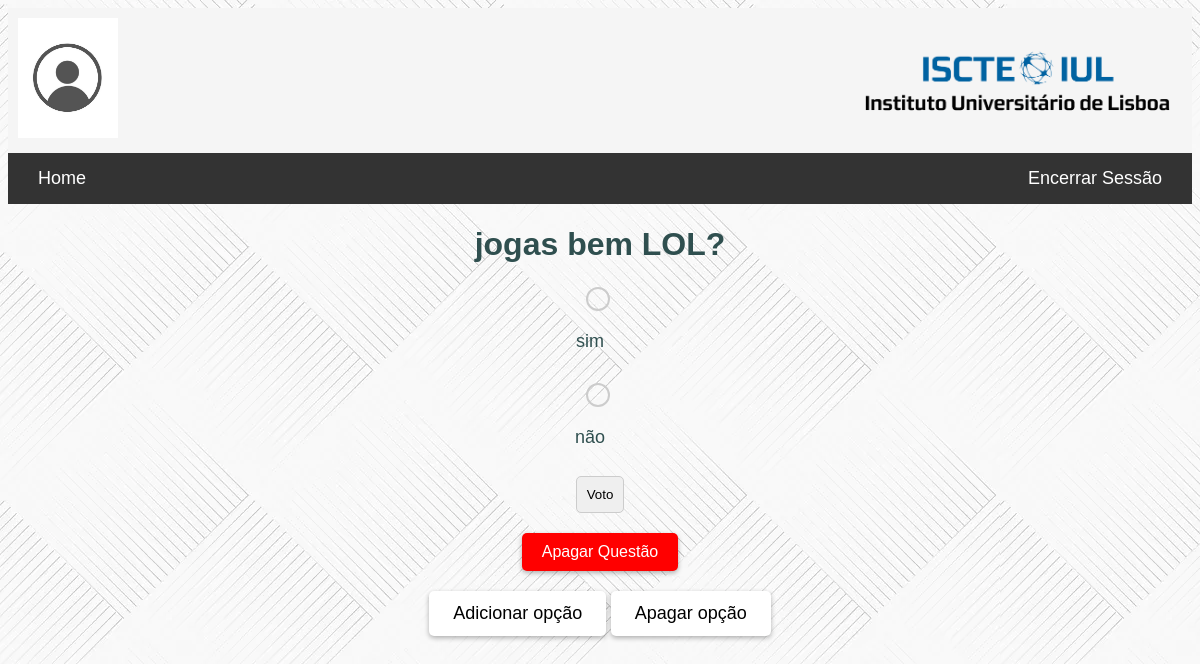
The page /votacao/15 on the database its author committed.
### votacao/models.py (models this page shows, shortened)
class Questao(models.Model):
    questao_texto = models.CharField(max_length=200)
    pub_data = models.DateTimeField('data da publicacao')

class Opcao(models.Model):
    questao = models.ForeignKey(Questao, on_delete=models.CASCADE)
    opcao_texto = models.CharField(max_length=200)
    votos = models.IntegerField(default=0)

### votacao/views.py (the view)
# urls.py: path('<int:questao_id>', views.detalhe, name="detalhe"),
def detalhe(request, questao_id):
    questao = get_object_or_404(Questao, pk=questao_id)
    return render(request, 'votacao/detalhe.html', {'questao': questao})

### votacao/templates/votacao/detalhe.html (shortened to what this page needs)
<!DOCTYPE html>
<html lang="en">
{% extends "votacao/home.html" %}
{% block content %}
<body>
<h1>{{ questao.questao_texto }}</h1>
<form action="{% url 'votacao:voto' questao.id %}"
method="post">
    {% for opcao in questao.opcao_set.all %}
    <input type="radio" name="opcao"
    id="opcao{{ forloop.counter }}"
    value="{{ opcao.id }}" />
    <label for="opcao{{ forloop.counter }}">
    {{ opcao.opcao_texto }}
    </label>
    <br />
    {% endfor %}
    <input type="submit" value="Voto" />
</form>
<form method="POST" action="{% url 'votacao:apagar_questao' questao.id %}">
    <button type="submit" style="background-color: red">Apagar Questão</button>
</form>
<section>
    <button>
        <a href="{% url 'votacao:editar' questao.id %}">
            Adicionar opção
        </a>
    </button>
    <button style="">
        <a href="{% url 'votacao:apagar_opcao' questao.id %}">
            Apagar opção
        </a>
    </button>
</section>
</body>
{% endblock %}

### votacao/static/votacao/css/mystyle.css (style rules this page uses)
body { background-image: url('../images/background.jpg'); height: auto; color: darkslategrey; font-family: Arial, sans-serif; text-align: center; }
form { display: flex; flex-direction: column; align-items: center; }
form label { display: flex; align-items: center; margin-right: 20px; font-size: 18px; }
form input[type="radio"] { appearance: none; -webkit-appearance: none; height: 20px; width: 20px; border-radius: 50%; border: 2px solid #ccc; margin-right: 10px; cursor: pointer; transition: background-color 0.3s ease; }
section { padding: 20px; }
label { margin-bottom: 10px; }
button[type="submit"] { background-color: #007bff; color: #fff; padding: 10px 20px; border: none; border-radius: 5px; cursor: pointer; transition: background-color 0.3s ease; }
input, textarea { padding: 10px; border: 1px solid #ccc; border-radius: 5px; margin-bottom: 20px; }
a { text-decoration: none; color: Black; font-size: 18px }
button { display: inline-block; padding: 12px 24px; background-color: white; color: black; text-align: center; font-size: 16px; border: none; border-radius: 5px; box-shadow: 0 2px 5px rgba(0,0,0,0.3); transition: background-color 0.3s ease; cursor: pointer; }

### rows shown on the page
Questao: questao_texto "jogas bem LOL?"
Opcao: opcao_texto "sim"
Opcao: opcao_texto "não"
